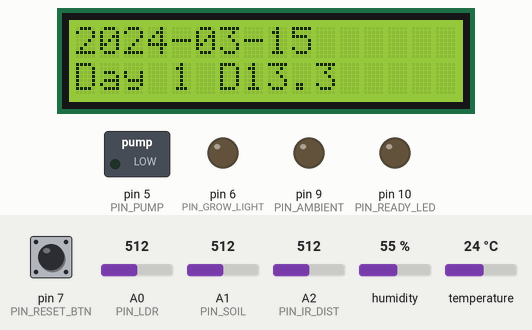
This sketch was run on a simulated Arduino Uno, built with avr-gcc and run on an emulated ATmega328P. On the bench: 16×2 character LCD, switched loads named in the sketch (green lamp = pin HIGH), output pins drawn as LEDs (lit = HIGH). The test bench sets the inputs (shaded band); at power-on: A2 (PIN_IR_DIST) = 512, A0 (PIN_LDR) = 512, pin 7 (PIN_RESET_BTN) HIGH, A1 (PIN_SOIL) = 512, humidity 55 %, temperature 24 °C. The local clock reads 2024-03-15 10:24:30 at power-on unless the sketch sets it; EEPROM starts erased; the audio player accepts every command and is not drawn; what the sketch prints to the serial monitor is not drawn.

Above: at 2.0 s.
2.1 s: A2 (PIN_IR_DIST) set to 123
At 4.2 s:
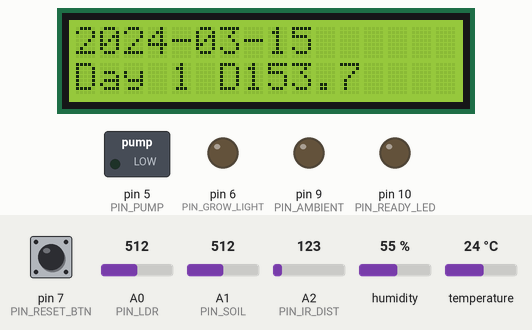
4.5 s: A2 (PIN_IR_DIST) set to 109
At 5.9 s:
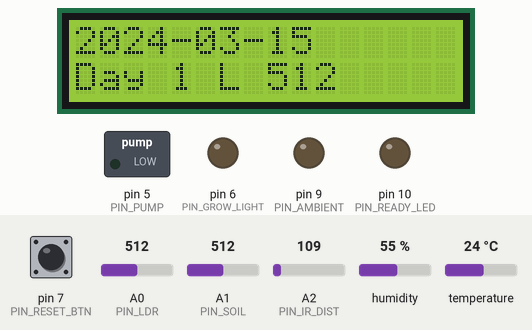
6.5 s: A0 (PIN_LDR) set to 397
At 7.6 s:
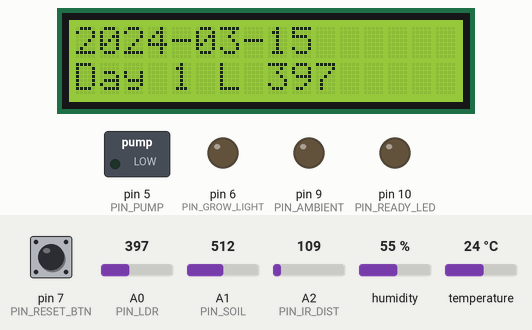
8.5 s: A0 (PIN_LDR) set to 369
At 9.9 s:
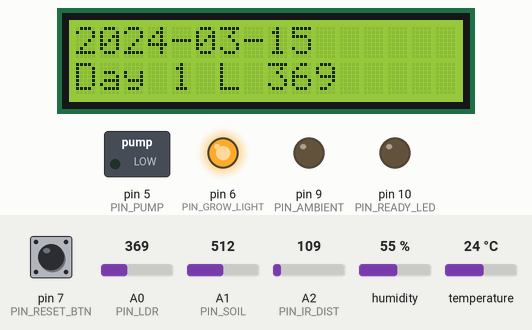
10.7 s: A2 (PIN_IR_DIST) set to 230
At 11.7 s:
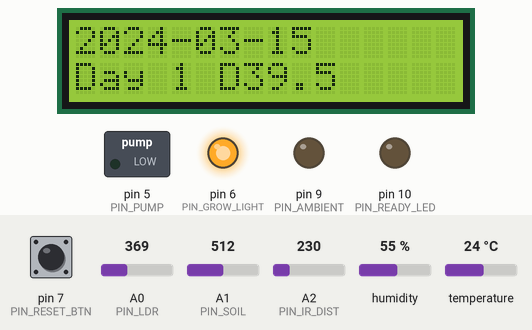
12.5 s: A2 (PIN_IR_DIST) set to 30
At 13.4 s:
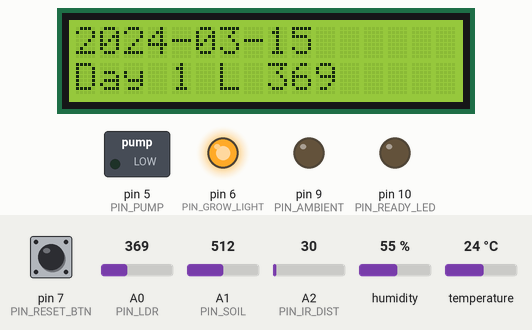
Timing chart, 0 to 15.5 s (numbered marks = the images above; inputs shaded):
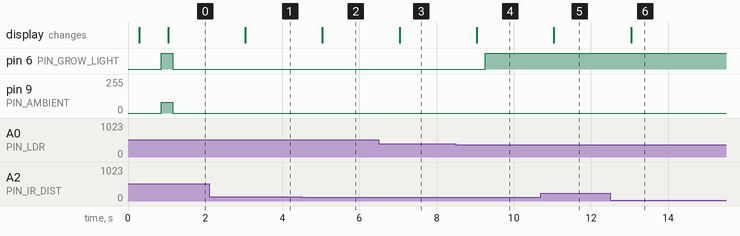

Measured:
- the behaviour switches between 115 and 114 on A2 (PIN_IR_DIST) (found by bisection; images 1 and 2)
- the behaviour switches between 381 and 380 on A0 (PIN_LDR) (found by bisection; images 3 and 4)
- after the input at 2.1 s, the display: changes after 0.94 s (image 1)
- after the input at 4.5 s, the display: changes after 0.54 s (image 2)
- after the input at 6.5 s, the display: changes after 0.54 s (image 3)
- after the input at 8.5 s, pin 6 (PIN_GROW_LIGHT): LOW → HIGH after 0.76 s; the display: changes after 0.54 s (image 4)
- after the input at 10.7 s, the display: changes after 0.34 s (image 5)
- after the input at 12.5 s, the display: changes after 0.55 s (image 6)

The sketch:

cps_smart_seedling_house.ino
```cpp
/*
  CPS Projekt: Smartes Anzucht‑Mini‑Gewächshaus (Arduino)

  Standard‑Hardware (kann unten per Makros deaktiviert werden):
  - RTC: DS3231 (Lib: RTClib by Adafruit)
  - Display: I2C 1602 LCD (Lib: LiquidCrystal_I2C)
  - Luftfeuchte: DHT22 (Lib: DHT sensor library by Adafruit)
  - Audio: DFPlayer Mini (Lib: DFRobotDFPlayerMini)
  - Abstand: Sharp GP2Y0A21 IR‑Distanz (analog)

  In der Arduino IDE über Library Manager installieren:
  - RTClib
  - LiquidCrystal_I2C
  - DHT sensor library + Adafruit Unified Sensor
  - DFRobotDFPlayerMini
*/

#include <Arduino.h>
#include <EEPROM.h>

// ===== Feature‑Schalter (wenn Modul fehlt: 0) =====
#define USE_RTC 1
#define USE_LCD 1
#define USE_DHT 1
#define USE_DFPLAYER 1

// ===== Pinbelegung (siehe docs/wiring.md) =====
static const uint8_t PIN_LDR = A0;         // LDR (Spannungsteiler)
static const uint8_t PIN_SOIL = A1;        // Bodenfeuchte (analog)
static const uint8_t PIN_IR_DIST = A2;     // IR‑Distanz (analog)
static const uint8_t PIN_DHT = 2;          // DHT22 Datenpin

static const uint8_t PIN_PUMP = 5;         // Pumpenrelais
static const uint8_t PIN_GROW_LIGHT = 6;   // Zusatzlicht (Relais/MOSFET)
static const uint8_t PIN_AMBIENT = 9;      // Ambient‑LED (PWM)
static const uint8_t PIN_READY_LED = 10;   // grüne Status‑LED
static const uint8_t PIN_RESET_BTN = 7;    // Reset‑Taster (INPUT_PULLUP)

// DFPlayer SoftwareSerial (UNO/Nano)
static const uint8_t PIN_DFPLAYER_TX = 3;  // Arduino -> DFPlayer RX
static const uint8_t PIN_DFPLAYER_RX = 4;  // Arduino <- DFPlayer TX

// ===== Schwellwerte & Parameter (vor Ort kalibrieren) =====
// Licht: LDR Analogwert 0..1023 (abhängig von Verdrahtung; hier: heller = größer)
static const int LDR_ON_THRESHOLD = 380;      // darunter: „zu dunkel“ → Zusatzlicht EIN
static const int LDR_OFF_THRESHOLD = 430;     // darüber: „hell genug“ → Zusatzlicht AUS (Hysterese)
static const int LDR_NIGHT_THRESHOLD = 220;   // darunter: „dunkel“ → Ambient‑LED EIN

// Bodenfeuchte: Analogwert 0..1023 (Richtung je nach Sensor unterschiedlich)
static const bool SOIL_DRY_IS_HIGH = false;   // true: größer = trockener; false: kleiner = trockener
static const int SOIL_DRY_THRESHOLD = 380;    // Trocken‑Schwellwert (Trigger Bewässerung)
static const int SOIL_WET_THRESHOLD = 430;    // Feucht‑Schwellwert (für spätere Logik)

// Bewässerungslogik
static const unsigned long PUMP_ON_MS = 4000;             // Pumpenlaufzeit pro Zyklus
static const unsigned long PUMP_MIN_INTERVAL_MS = 2UL * 60UL * 1000UL; // Mindestabstand zwischen Zyklen

// Abstandshinweis
static const float READY_DISTANCE_CM = 5.0f;  // < 5 cm → grüne LED an

// Ambient‑LED Helligkeit (0..255)
static const uint8_t AMBIENT_BRIGHTNESS = 80;

// Audio‑Zeitpunkte (24‑Stunden‑Format)
static const uint8_t MORNING_HOUR = 8;
static const uint8_t NOON_HOUR = 12;
static const uint8_t EVENING_HOUR = 19;

// ====== Serielle Logs (optional) ======
static const bool ENABLE_SERIAL = true;

#if USE_RTC
#include <Wire.h>
#include <RTClib.h>
RTC_DS3231 rtc;
#endif

#if USE_LCD
#include <LiquidCrystal_I2C.h>
// Häufige I2C‑Adresse: 0x27 oder 0x3F (falls falsch: hier ändern)
LiquidCrystal_I2C lcd(0x27, 16, 2);
#endif

#if USE_DHT
#include <DHT.h>
static const uint8_t DHT_TYPE = DHT22;
DHT dht(PIN_DHT, DHT_TYPE);
#endif

#if USE_DFPLAYER
#include <SoftwareSerial.h>
#include <DFRobotDFPlayerMini.h>
SoftwareSerial dfSerial(PIN_DFPLAYER_RX, PIN_DFPLAYER_TX); // RX, TX
DFRobotDFPlayerMini dfPlayer;
#endif

enum Greeting : uint8_t { GREET_MORNING = 0, GREET_NOON = 1, GREET_EVENING = 2 };

struct PersistData {
  uint16_t magic;
  uint16_t startYear;
  uint8_t startMonth;
  uint8_t startDay;
  uint16_t lastGreetYear[3];
  uint8_t lastGreetMonth[3];
  uint8_t lastGreetDay[3];
};

static const uint16_t PERSIST_MAGIC = 0xC351; // Magic für Persistenz (CPS v1)
PersistData persist;

// Laufzeit‑Status
bool growLightOn = false;
bool pumpOn = false;
unsigned long pumpStartedAtMs = 0;
unsigned long lastPumpFinishedAtMs = 0;

// Periodische Tasks
unsigned long lastSensorReadMs = 0;
unsigned long lastDisplayMs = 0;
unsigned long lastControlMs = 0;
unsigned long lastGreetCheckMs = 0;

// Letzte Messwerte
int ldrRaw = 0;
int soilRaw = 0;
int irRaw = 0;
float airHumidity = NAN;
float airTempC = NAN;
float distCm = NAN;

static void setGrowLight(bool on) {
  growLightOn = on;
  digitalWrite(PIN_GROW_LIGHT, on ? HIGH : LOW);
}

static void setPump(bool on) {
  pumpOn = on;
  digitalWrite(PIN_PUMP, on ? HIGH : LOW);
}

static void setAmbient(bool on) {
  if (on) {
    analogWrite(PIN_AMBIENT, AMBIENT_BRIGHTNESS);
  } else {
    analogWrite(PIN_AMBIENT, 0);
  }
}

static bool soilIsDry(int raw) {
  if (SOIL_DRY_IS_HIGH) return raw >= SOIL_DRY_THRESHOLD;
  return raw <= SOIL_DRY_THRESHOLD;
}

static bool soilIsWet(int raw) {
  if (SOIL_DRY_IS_HIGH) return raw <= SOIL_WET_THRESHOLD;
  return raw >= SOIL_WET_THRESHOLD;
}

static float sharpGp2y0a21ToCm(int adcRaw) {
  // Näherungsformel für GP2Y0A21 (10–80 cm); andere Sensoren benötigen Kalibrierung
  // voltage = adc * (5.0/1023); distance ≈ 27.86 / (voltage - 0.42)
  float voltage = (float)adcRaw * (5.0f / 1023.0f);
  if (voltage <= 0.43f) return NAN;
  float cm = 27.86f / (voltage - 0.42f);
  if (cm < 0.0f || cm > 200.0f) return NAN;
  return cm;
}

static bool sameDate(uint16_t y1, uint8_t m1, uint8_t d1, uint16_t y2, uint8_t m2, uint8_t d2) {
  return y1 == y2 && m1 == m2 && d1 == d2;
}

#if USE_RTC
static DateTime nowDateTime() {
  return rtc.now();
}
#else
static uint32_t fakeSeconds = 0;
static DateTime nowDateTime() {
  // Ohne RTC: grobe Simulation via millis() (nicht genau)
  fakeSeconds = millis() / 1000UL;
  return DateTime(2026, 1, 1, 0, 0, 0) + TimeSpan(fakeSeconds);
}
#endif

static void persistLoadOrInit() {
  EEPROM.get(0, persist);
  if (persist.magic != PERSIST_MAGIC) {
    memset(&persist, 0, sizeof(persist));
    persist.magic = PERSIST_MAGIC;
    DateTime now = nowDateTime();
    persist.startYear = now.year();
    persist.startMonth = now.month();
    persist.startDay = now.day();
    EEPROM.put(0, persist);
  }
}

static void persistSave() {
  EEPROM.put(0, persist);
}

static int growthDayNumber() {
  DateTime now = nowDateTime();
  DateTime start(persist.startYear, persist.startMonth, persist.startDay, 0, 0, 0);
  DateTime today(now.year(), now.month(), now.day(), 0, 0, 0);
  TimeSpan delta = today - start;
  long days = delta.days();
  if (days < 0) days = 0;
  return (int)days + 1;
}

static void resetGrowthStartToToday() {
  DateTime now = nowDateTime();
  persist.startYear = now.year();
  persist.startMonth = now.month();
  persist.startDay = now.day();
  for (uint8_t i = 0; i < 3; i++) {
    persist.lastGreetYear[i] = 0;
    persist.lastGreetMonth[i] = 0;
    persist.lastGreetDay[i] = 0;
  }
  persistSave();
}

#if USE_DFPLAYER
static void playGreeting(Greeting g) {
  // Konvention: 001=Guten Morgen, 002=Guten Mittag, 003=Guten Abend
  uint16_t track = 1;
  if (g == GREET_NOON) track = 2;
  if (g == GREET_EVENING) track = 3;
  dfPlayer.play(track);
}
#endif

static void checkAndGreet() {
  DateTime now = nowDateTime();
  uint8_t hour = now.hour();
  uint8_t minute = now.minute();

  // Prüfe 1× pro Minute; Trigger nur bei Minute == 0 (zur vollen Stunde)
  if (minute != 0) return;

  Greeting g;
  bool should = false;
  if (hour == MORNING_HOUR) { g = GREET_MORNING; should = true; }
  else if (hour == NOON_HOUR) { g = GREET_NOON; should = true; }
  else if (hour == EVENING_HOUR) { g = GREET_EVENING; should = true; }
  if (!should) return;

  if (sameDate(persist.lastGreetYear[g], persist.lastGreetMonth[g], persist.lastGreetDay[g],
               now.year(), now.month(), now.day())) {
    return;
  }

#if USE_DFPLAYER
  playGreeting(g);
#endif

  persist.lastGreetYear[g] = now.year();
  persist.lastGreetMonth[g] = now.month();
  persist.lastGreetDay[g] = now.day();
  persistSave();
}

static void readSensors() {
  ldrRaw = analogRead(PIN_LDR);
  soilRaw = analogRead(PIN_SOIL);
  irRaw = analogRead(PIN_IR_DIST);
  distCm = sharpGp2y0a21ToCm(irRaw);

#if USE_DHT
  airHumidity = dht.readHumidity();
  airTempC = dht.readTemperature();
#endif

  if (ENABLE_SERIAL) {
    Serial.print(F("LDR="));
    Serial.print(ldrRaw);
    Serial.print(F(" SOIL="));
    Serial.print(soilRaw);
    Serial.print(F(" IR="));
    Serial.print(irRaw);
    Serial.print(F(" DistCm="));
    if (isnan(distCm)) Serial.print(F("nan"));
    else Serial.print(distCm, 1);
#if USE_DHT
    Serial.print(F(" Hum="));
    if (isnan(airHumidity)) Serial.print(F("nan"));
    else Serial.print(airHumidity, 1);
    Serial.print(F(" TempC="));
    if (isnan(airTempC)) Serial.print(F("nan"));
    else Serial.print(airTempC, 1);
#endif
    Serial.println();
  }
}

static void updateControl() {
  // 1) Abstandshinweis‑LED
  bool ready = (!isnan(distCm) && distCm <= READY_DISTANCE_CM);
  digitalWrite(PIN_READY_LED, ready ? HIGH : LOW);

  // 2) Zusatzlicht (mit Hysterese)
  if (!growLightOn && ldrRaw <= LDR_ON_THRESHOLD) {
    setGrowLight(true);
  } else if (growLightOn && ldrRaw >= LDR_OFF_THRESHOLD) {
    setGrowLight(false);
  }

  // 3) Ambient‑LED (dunkel oder Nachtzeitfenster)
  DateTime now = nowDateTime();
  bool nightBySensor = (ldrRaw <= LDR_NIGHT_THRESHOLD);
  bool nightByTime = (now.hour() >= 20 || now.hour() < 6);
  setAmbient(nightBySensor || nightByTime);

  // 4) Bewässerung (zeitgesteuert + Mindestintervall gegen häufiges Schalten)
  unsigned long nowMs = millis();
  if (pumpOn) {
    if (nowMs - pumpStartedAtMs >= PUMP_ON_MS) {
      setPump(false);
      lastPumpFinishedAtMs = nowMs;
    }
    return;
  }

  bool canStart = (nowMs - lastPumpFinishedAtMs >= PUMP_MIN_INTERVAL_MS);
  if (!canStart) return;

  // Pumpe läuft „feste Dauer“; daher reicht der Trocken‑Schwellwert als Trigger.
  // WET‑Schwellwert ist für spätere Erweiterung („bis feucht“) gedacht.
  if (soilIsDry(soilRaw)) {
    setPump(true);
    pumpStartedAtMs = nowMs;
  }
}

static void updateDisplay() {
#if USE_LCD
  DateTime now = nowDateTime();
  int dayNo = growthDayNumber();

  char line1[17];
  char line2[17];

  snprintf(line1, sizeof(line1), "%04u-%02u-%02u",
           (unsigned)now.year(), (unsigned)now.month(), (unsigned)now.day());

  // 1602 ist eng; kurze Anzeige (Englisch) ist robust.
  // Beispiel: "Day 12 D 4.8"
  if (!isnan(distCm)) {
    snprintf(line2, sizeof(line2), "Day %d D%2d.%1d",
             dayNo, (int)distCm, (int)((distCm - (int)distCm) * 10.0f));
  } else {
    snprintf(line2, sizeof(line2), "Day %d L%4d", dayNo, ldrRaw);
  }

  lcd.setCursor(0, 0);
  lcd.print(line1);
  for (uint8_t i = strlen(line1); i < 16; i++) lcd.print(' ');

  lcd.setCursor(0, 1);
  lcd.print(line2);
  for (uint8_t i = strlen(line2); i < 16; i++) lcd.print(' ');
#endif
}

static void handleResetButton() {
  static bool lastPressed = false;
  static unsigned long pressedAt = 0;

  bool pressed = (digitalRead(PIN_RESET_BTN) == LOW);
  unsigned long nowMs = millis();

  if (pressed && !lastPressed) {
    pressedAt = nowMs;
  }
  if (!pressed && lastPressed) {
    pressedAt = 0;
  }
  lastPressed = pressed;

  if (pressed && pressedAt != 0 && (nowMs - pressedAt >= 3000UL)) {
    resetGrowthStartToToday();
    pressedAt = 0;
  }
}

void setup() {
  pinMode(PIN_PUMP, OUTPUT);
  pinMode(PIN_GROW_LIGHT, OUTPUT);
  pinMode(PIN_AMBIENT, OUTPUT);
  pinMode(PIN_READY_LED, OUTPUT);
  pinMode(PIN_RESET_BTN, INPUT_PULLUP);

  setPump(false);
  setGrowLight(false);
  setAmbient(false);
  digitalWrite(PIN_READY_LED, LOW);

  if (ENABLE_SERIAL) {
    Serial.begin(115200);
    delay(200);
    Serial.println(F("CPS Smart Seedling House booting..."));
  }

#if USE_RTC
  Wire.begin();
  if (!rtc.begin()) {
    if (ENABLE_SERIAL) Serial.println(F("RTC not found."));
  } else {
    // Wenn RTC Strom verloren hat: einmalig auf Compile‑Zeit stellen
    if (rtc.lostPower()) {
      rtc.adjust(DateTime(F(__DATE__), F(__TIME__)));
      if (ENABLE_SERIAL) Serial.println(F("RTC adjusted to compile time."));
    }
  }
#endif

#if USE_LCD
  lcd.init();
  lcd.backlight();
  lcd.clear();
  lcd.setCursor(0, 0);
  lcd.print("CPS Seedling");
  lcd.setCursor(0, 1);
  lcd.print("Initializing");
#endif

#if USE_DHT
  dht.begin();
#endif

#if USE_DFPLAYER
  dfSerial.begin(9600);
  if (!dfPlayer.begin(dfSerial)) {
    if (ENABLE_SERIAL) Serial.println(F("DFPlayer init failed."));
  } else {
    dfPlayer.volume(22); // 0..30
  }
#endif

  persistLoadOrInit();
  lastPumpFinishedAtMs = 0;
}

void loop() {
  unsigned long nowMs = millis();

  handleResetButton();

  if (nowMs - lastSensorReadMs >= 1000UL) {
    lastSensorReadMs = nowMs;
    readSensors();
  }

  if (nowMs - lastControlMs >= 300UL) {
    lastControlMs = nowMs;
    updateControl();
  }

  if (nowMs - lastDisplayMs >= 1000UL) {
    lastDisplayMs = nowMs;
    updateDisplay();
  }

  if (nowMs - lastGreetCheckMs >= 1000UL) {
    lastGreetCheckMs = nowMs;
    checkAndGreet();
  }
}
```
